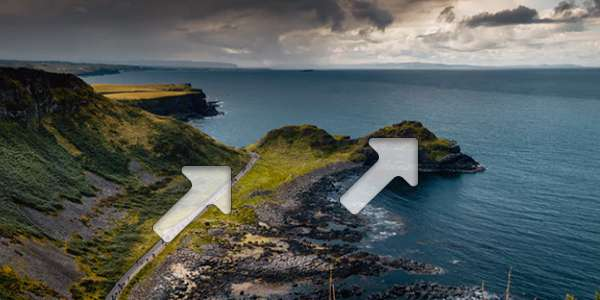
#> input picture App_Crawler/verification_code/test_code/pic1.jpg, 600 x 300 px; its folder holds 4 pictures in this run
$ python verification_code.py
#> lines starting #> are read from the running program, lines starting #| are printed output that depends on the picture; after the words box and inside, x2 and y2 are one past the last pixel; in counts of white or black regions, pixels touching at a corner belong together; pictures that were not available may be replaced by others from this repository, and a replacement may not be noted
import cv2
import numpy as np
from matplotlib import pyplot as plt

#对目标图片做预处理，去除黑色部分增加匹配精度
def ClearBlack(img):
    gray = cv2.cvtColor(img, cv2.COLOR_BGR2GRAY)
    _, thresh = cv2.threshold(gray, 1, 255, cv2.THRESH_BINARY)
    # Now find contours in it. There will be only one object, so find bounding rectangle for it.
    contours, hierarchy = cv2.findContours(thresh, cv2.RETR_EXTERNAL, cv2.CHAIN_APPROX_SIMPLE)
    cnt = contours[0]
    x, y, w, h = cv2.boundingRect(cnt)
    # Now crop the image, and save it into another file.
    crop = img[y:y + h, x:x + w]
    cv2.imwrite('sofwinres.png', crop)
    return crop

#定位目标图片的位置
def Locate(pic,aim):
    img = cv2.imread(pic, 0)
    img2 = img.copy()
    template = cv2.imread(aim)
    ClearBlack(template)
    template = cv2.imread('sofwinres.png', 0)
    cv2.imshow('out', template)
    w, h = template.shape[::-1]

    # All the 6 methods for comparison in a list
    # methods = ['cv2.TM_CCOEFF', 'cv2.TM_CCOEFF_NORMED', 'cv2.TM_CCORR',
    #            'cv2.TM_CCORR_NORMED', 'cv2.TM_SQDIFF', 'cv2.TM_SQDIFF_NORMED']
    #cv2.TM_CCOEFF准确率80%
    #cv2.TM_CCOEFF_NORMED准确率90%
    #cv2.TM_CCORR为0
    #cv2.TM_CCORR_NORMED准确率90%
    #cv2.TM_SQDIFF60%
    #cv2.TM_SQDIFF_NORMED准确率80%
    methods = ['cv2.TM_SQDIFF_NORMED']

    for meth in methods:
        img = img2.copy()
        method = eval(meth)

        # Apply template Matching
        res = cv2.matchTemplate(img, template, method)
        min_val, max_val, min_loc, max_loc = cv2.minMaxLoc(res)

        # If the method is TM_SQDIFF or TM_SQDIFF_NORMED, take minimum
        if method in [cv2.TM_SQDIFF, cv2.TM_SQDIFF_NORMED]:
            top_left = min_loc
        else:
            top_left = max_loc
        bottom_right = (top_left[0] + w, top_left[1] + h)

        cv2.rectangle(img, top_left, bottom_right, 255, 2)

        plt.subplot(121), plt.imshow(res, cmap='gray')
        plt.title('Matching Result'), plt.xticks([]), plt.yticks([])
        plt.subplot(122), plt.imshow(img, cmap='gray')
        plt.title('Detected Point'), plt.xticks([]), plt.yticks([])
        plt.suptitle(meth)

        plt.show()

if __name__ == "__main__":
    for num in range(1,11):
        pic = './test_code/pic'+str(num)+'.jpg'
        aim = './test_code/aim'+str(num)+'.png'
        Locate(pic,aim)
#> in Locate, `img = cv2.imread(pic, 0)`:
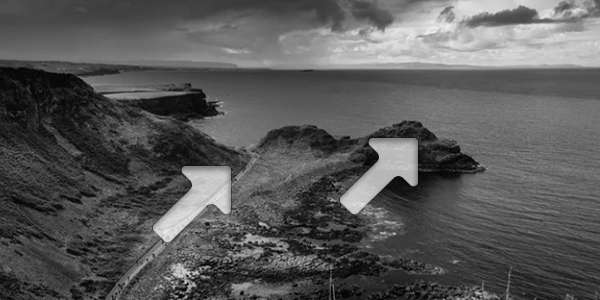
#> img: shape (300, 600); min 0, max 242, mean 88.9
#> in Locate, template is the input picture: shape (300, 600, 3); mean B, G, R 89.9, 91.5, 83.4
#> in ClearBlack, `_, thresh = cv2.threshold(gray, 1, 255, cv2.THRESH_BINARY)`:
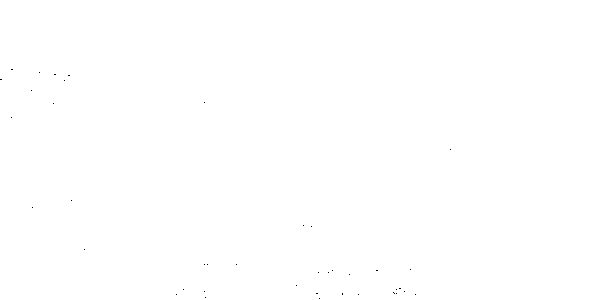
#> thresh: shape (300, 600); 100% white; black in thin lines or dots, all inside (x1, y1, x2, y2) = (0, 69, 451, 299)
#> in ClearBlack, `contours, hierarchy = cv2.findContours(thresh, cv2.RETR_EXTERNAL, cv2...`: contours = 1 contour; box (x1, y1, x2, y2) and area: (0, 0, 600, 300) 179098
#> in ClearBlack, `cnt = contours[0]`: cnt = contour of 9 points, box (x1, y1, x2, y2) (0, 0, 600, 300), area 179098
#> in ClearBlack, `x, y, w, h = cv2.boundingRect(cnt)`: x = 0; w = 600; h = 300
#> the loop in Locate, `for meth in methods:` made 1 pass
#> (max_val, top_left, bottom_right) on pass 1: (5.47e-05, (0, 0), (600, 300))
#> pass 1, in Locate, `plt.show()`:
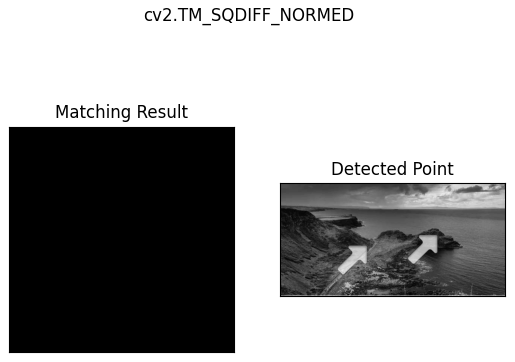
#> figure drawn by matplotlib, 2 panels
#> after the loop in Locate, `for meth in methods:`:
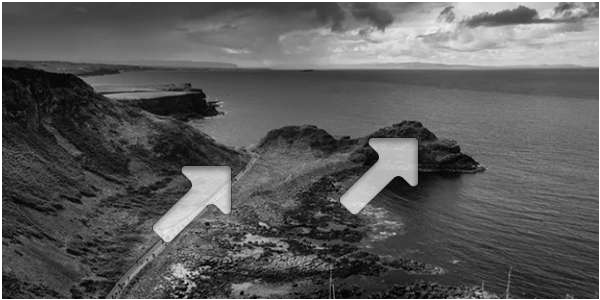
#> img: shape (300, 600); min 0, max 255, mean 91.5
#> pass 2 of the loop `for num in range(1,11):`:
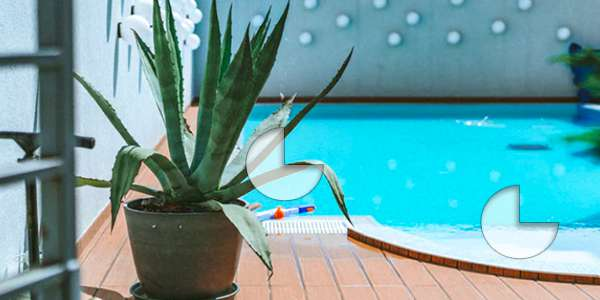
#> input picture App_Crawler/verification_code/test_code/pic2.jpg, 600 x 300 px
#> in ClearBlack (call 2), `_, thresh = cv2.threshold(gray, 1, 255, cv2.THRESH_BINARY)`:
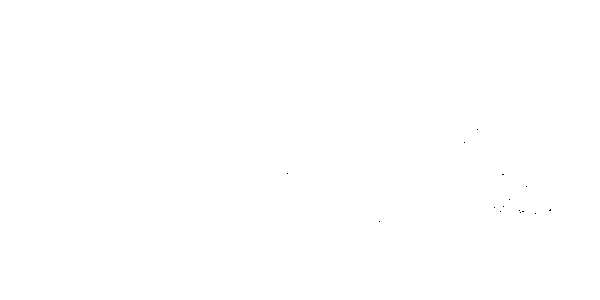
#> thresh: shape (300, 600); 100% white; black in thin lines or dots, all inside (x1, y1, x2, y2) = (287, 129, 551, 222)
#> contours = [[[0, 0], [0, 299], [599, 299], [599, 0]]]
#> cnt = [[0, 0], [0, 299], [599, 299], [599, 0]]
#> template: shape (300, 600)
#> the loop in Locate (call 2), `for meth in methods:` made 1 pass
#> (res, min_val, max_val, top_left, bottom_right) on pass 1: ([0.286], 0.286, 0.286, (0, 0), (600, 300))
#> pass 1, in Locate (call 2), `plt.show()`:
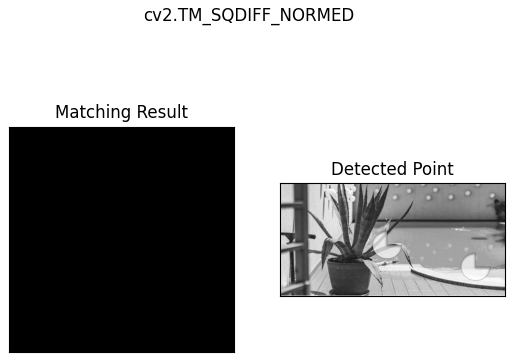
#> figure drawn by matplotlib, 2 panels
#> pass 3 of the loop `for num in range(1,11):`:
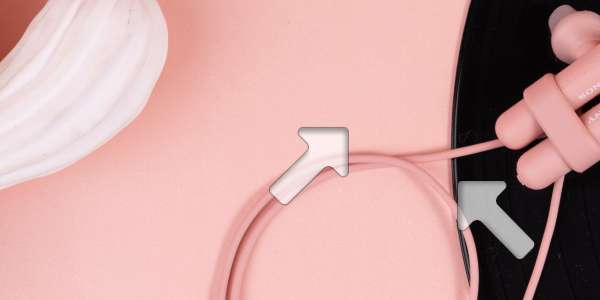
#> input picture App_Crawler/verification_code/test_code/pic3.jpg, 600 x 300 px
#> in Locate (call 3), `img = cv2.imread(pic, 0)`:
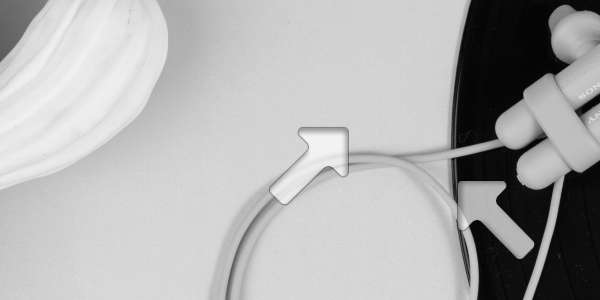
#> img: shape (300, 600); min 0, max 255, mean 176.6
#> the loop in Locate (call 3), `for meth in methods:` made 1 pass
#> (res, min_val, max_val, top_left, bottom_right) on pass 1: ([0.244], 0.244, 0.244, (0, 0), (600, 300))
#> pass 1, in Locate (call 3), `plt.show()`:
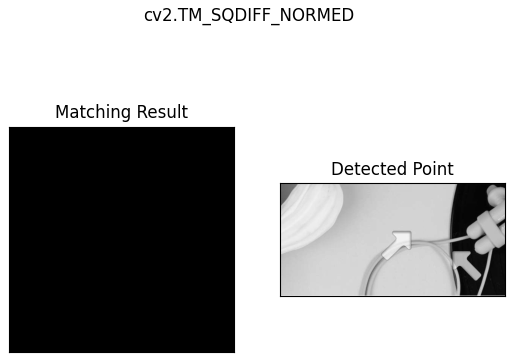
#> figure drawn by matplotlib, 2 panels
#> (the run stopped early here; a loop or call above may not have finished)
